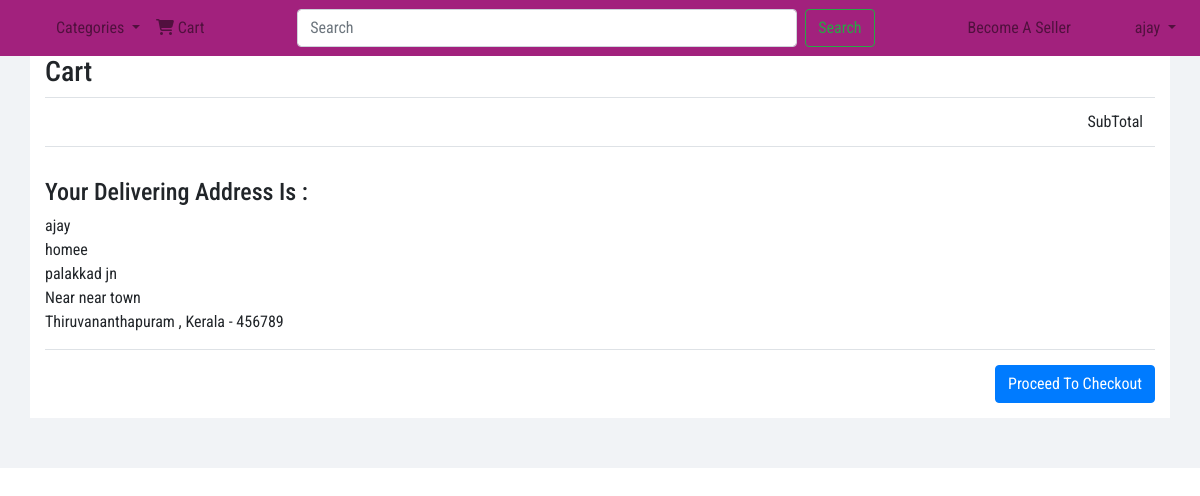
/cart.php (signed in), run on the app's committed database.
### tables this page shows
CREATE TABLE IF NOT EXISTS `users` (
  `user_id` varchar(14) NOT NULL,
  `user_name` varchar(50) NOT NULL,
  `email` varchar(50) NOT NULL,
  `mobile` bigint(10) NOT NULL,
  `password` varchar(30) NOT NULL,
  `user_type` varchar(1) NOT NULL,
  `verified` varchar(1) NOT NULL DEFAULT 'N',
  `created` bigint(10) NOT NULL,
  UNIQUE KEY `user_id` (`user_id`)
);

CREATE TABLE IF NOT EXISTS `address` (
  `address_id` varchar(14) NOT NULL,
  `user_id` varchar(14) NOT NULL,
  `building_name` varchar(40) NOT NULL,
  `street` varchar(50) NOT NULL,
  `landmark` varchar(50) DEFAULT NULL,
  `district_id` varchar(14) NOT NULL,
  `state_id` varchar(14) NOT NULL,
  `zip` int(6) NOT NULL,
  UNIQUE KEY `address_id` (`address_id`)
);

CREATE TABLE IF NOT EXISTS `district` (
  `district_id` varchar(14) NOT NULL,
  `state_id` varchar(14) NOT NULL,
  `district_name` varchar(50) NOT NULL,
  UNIQUE KEY `district_id` (`district_id`)
);

CREATE TABLE IF NOT EXISTS `states` (
  `state_id` varchar(14) NOT NULL,
  `state_name` varchar(30) NOT NULL,
  UNIQUE KEY `state_id` (`state_id`)
);

### universal-codes.php (called while the page is built, shortened)
<?php
if(isset($_SESSION['user_id'])){
    $user_name = usernameFromUserid($_SESSION['user_id']);
    $user_type = $_SESSION["user_type"];
    $user_id = $_SESSION["user_id"];
    $logged = "Y";
    }
?>

### functions.php (called while the page is built, shortened)
<?php
function usernameFromUserid($user_id)
{
    include "dbconnect.php";
    $sql = "SELECT user_name FROM users WHERE user_id='$user_id'";
    $result = mysqli_query($con, $sql);
    if(mysqli_num_rows($result)>0){
        $row = mysqli_fetch_assoc($result);
        $user_name = $row["user_name"];
    }
    return $user_name ;
}
function stateNameFromStateId($state_id){
    include "dbconnect.php";
    $sql = "SELECT state_name FROM states WHERE state_id='$state_id'";
    $result = mysqli_query($con, $sql);
    if(mysqli_num_rows($result)>0){
        $row = mysqli_fetch_assoc($result);
        $state_name = $row["state_name"];
    }
    return $state_name ;
}
function districtNameFromDistrictId($district_id){
    include "dbconnect.php";
    $sql = "SELECT district_name FROM district WHERE district_id='$district_id'";
    $result = mysqli_query($con, $sql);
    if(mysqli_num_rows($result)>0){
        $row = mysqli_fetch_assoc($result);
        $district_name = $row["district_name"];
    }
    return $district_name ;
}
?>

### cart.php (the view, shortened to what this page needs)
<?php
include "dbconnect.php";
include "functions.php";
include "universal-codes.php";
?>
<!DOCTYPE html>
<html lang="en">
<?php include "head.php"; ?>
<body>
    <?php include "navbar.php";?>
    <section id="sec-cart">
        <div class="container">
            <div class="row">
                <div class="col-lg-12">
                    <h3>Cart</h3>
                <table class="table">
                    <tbody>
                        <tr>
                          <td colspan="3" class="cart-total">SubTotal</td>
                        </tr>
                    </tbody>
                </table>
                </div>
            </div>
        </div>
        <div class="container">
            <div class="row">
                <div class="col-lg-12">
                    <div class="cart-address-box">
                    <?php
                        $flag = 0;
                        $sql = "SELECT * FROM address WHERE user_id='$user_id'";
                        $result = mysqli_query($con, $sql);
                        if(mysqli_num_rows($result)>0){
                            $flag = 1;
                            $row = mysqli_fetch_assoc($result);
                            $building_name = $row["building_name"];
                            $street = $row["street"];
                            $landmark = $row["landmark"];
                            $zip = $row["zip"];
                            $state_id = $row["state_id"];
                            $district_id = $row["district_id"];
                            $state_name = stateNameFromStateId($state_id);
                            $district_name = districtNameFromDistrictId($district_id);
                            echo '<h4>Your Delivering Address Is : </h4>';
                            echo '<p class="cart-address">'.$user_name.'</p>';
                            echo '<p class="cart-address">'.$building_name.'</p>';
                            echo '<p class="cart-address">'.$street.'</p>';
                            echo '<p class="cart-address">Near '.$landmark.'</p>';
                            echo '<p class="cart-address">'.$district_name.' , '.$state_name.' - '.$zip.'</p>';
                        }
                    ?>
                    </div>
                </div>
                <?php if($flag==1){?>
                <div class="col-lg-12">
                    <div class="cart-checkout-box">
                        <a href="#" class="btn btn-primary" onclick="proceedToCheckOut()">Proceed To Checkout</a>
                    </div>
                </div>
                <?php }?>
            </div>
        </div>
    </section>
</body>
</html>

### navbar.php (shortened to what this page needs)
<?php if($user_type=="C"){?>
<nav class="navbar navbar-expand-lg navbar-light fixed-top"  >
  <div class="collapse navbar-collapse" id="navbarSupportedContent">
    <ul class="navbar-nav mr-auto">
      <li class="nav-item active">
        <a class="nav-link" href="#"><span class="sr-only">(current)</span></a>
      </li>
      <li class="nav-item dropdown">
        <a class="nav-link dropdown-toggle" href="#" id="navbarDropdown" role="button" data-toggle="dropdown" aria-haspopup="true" aria-expanded="false">
          Categories
        </a>
      </li>
      <li class="nav-item">
      <?php
      if($logged=='Y'){
        ?>
         <a class="nav-link" href="cart.php"><i class="fa-solid fa-cart-shopping"></i> Cart
        ?></a>
        <?php
      }else{
        ?>
          <a class="nav-link" href="login.php"><i class="fa-solid fa-cart-shopping"></i> Cart</a>
        <?php
      }?>
      </li>
    </ul>
    <form class="form-inline my-2 my-lg-0">
      <input class="form-control mr-sm-2" type="search" placeholder="Search" aria-label="Search" style="width:500px !important ">
      <button class="btn btn-outline-success my-2 my-sm-0" type="submit">Search</button>
    </form>
    <ul class="navbar-nav ml-auto">
    <li class="nav-item">
      <a class="nav-link mr-5" href="seller-signup.php">Become A Seller</a>
    </li>
          <?php if($logged!="Y")
          {?>
         <li class="nav-item active">
            <a class="btn btn-primary" href="login.php" role="button">Login</a>
        </li>
          <?php } else{?>
      <li class="nav-item dropdown">
        <a class="nav-link dropdown-toggle" href="#" id="navbarDropdown" role="button" data-toggle="dropdown" aria-haspopup="true" aria-expanded="false">
          <?php echo $user_name; ?>
        </a>
      </li>
      <?php }?>
    </ul>
  </div>
</nav>
<?php }
?>

### css/styles.css (style rules this page uses)
* { margin: 0; padding: 0; font-family:'Roboto Condensed', sans-serif; }
html { scroll-behavior: smooth; }
.navbar { background-color: #a2217d; }
#sec-cart { margin-top: 55px; background-color: #f1f3f6; padding-bottom: 50px; }
#sec-cart .container,#sec-thankyou .container { background-color: #fff; }
.cart-total { text-align: right; border-bottom: 1px solid #dee2e6; }
.cart-address { margin-bottom: 0; }
.cart-address-box { padding: 15px 0px; border-bottom: 1px solid #dee2e6; }
.cart-checkout-box { padding: 15px 0px; text-align: right; }

### data on the page
users: user_name "ajay"
address: building_name "homee", street "palakkad jn", landmark "near town", district.district_name "Thiruvananthapuram", state.state_name "Kerala", zip "456789"
